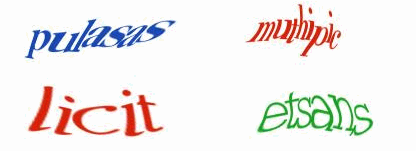
#> input picture 6a0120a85dcdae970b012877702a86970c-pi.png, 416 x 151 px
$ python test.py
#> lines starting #> are read from the running program, lines starting #| are printed output that depends on the picture; after the words box and inside, x2 and y2 are one past the last pixel; in counts of white or black regions, pixels touching at a corner belong together
import cv2
from pytesseract import image_to_string,pytesseract
import os

path = os.path.join(r'C:\Program Files\Tesseract-OCR','tesseract.exe')

pytesseract.tesseract_cmd = path

img = cv2.imread('6a0120a85dcdae970b012877702a86970c-pi.png')
#> img is the input picture: shape (151, 416, 3); mean B, G, R 235, 236.6, 240.1


gry = cv2.cvtColor(img, cv2.COLOR_BGR2GRAY)
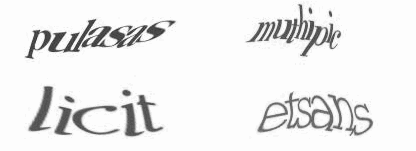
#> gry: shape (151, 416); min 50, max 253, mean 237.4
h, w = gry.shape[:2]
#> h = 151; w = 416
gry = cv2.resize(gry, (w*2, h*2))
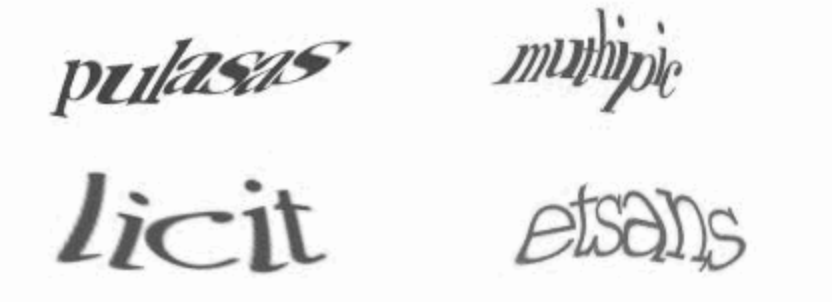
#> gry: shape (302, 832); min 56, max 253, mean 237.4
cls = cv2.morphologyEx(gry, cv2.MORPH_CLOSE, None)
thr = cv2.threshold(cls, 0, 255, cv2.THRESH_BINARY | cv2.THRESH_OTSU)[1]
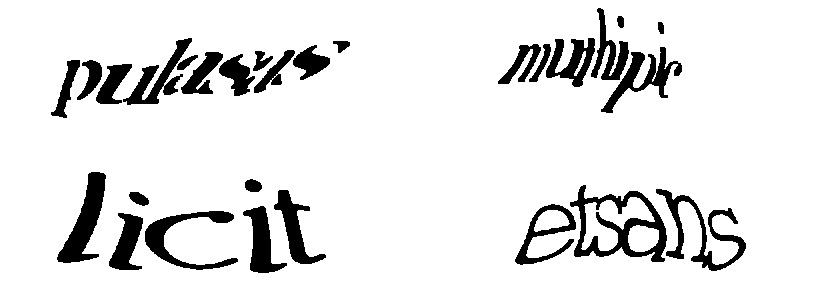
#> thr: shape (302, 832); 90.5% white; 28 black regions, largest, box (x1, y1, x2, y2) and area: (570, 185, 667, 262) 2480, (57, 172, 106, 263) 1909, (656, 189, 746, 271) 1766
#> (the run stopped early here; a loop or call above may not have finished)

$ run again, with textbasierte-captchas.png copied over 6a0120a85dcdae970b012877702a86970c-pi.png
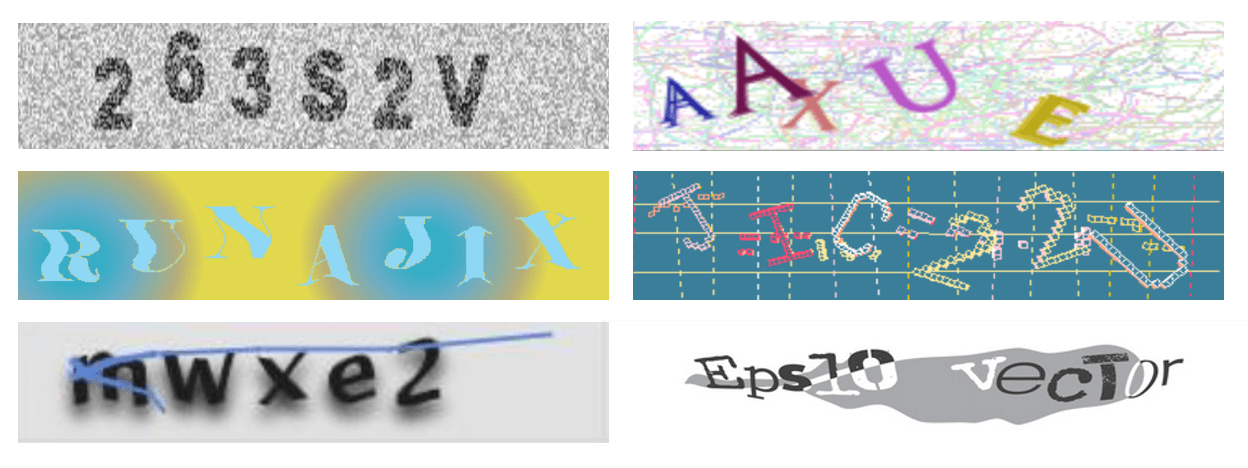
#> input picture textbasierte-captchas.png, 1248 x 468 px
#> img is the input picture: shape (468, 1248, 3); mean B, G, R 202.5, 205.5, 195
#> `gry = cv2.cvtColor(img, cv2.COLOR_BGR2GRAY)`:
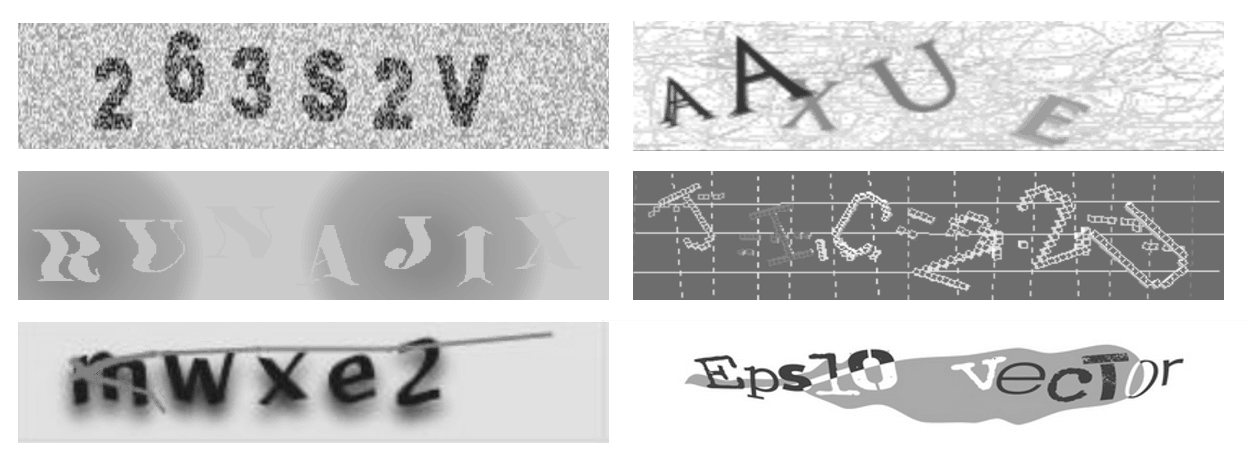
#> gry: shape (468, 1248); min 26, max 255, mean 202
#> `thr = cv2.threshold(cls, 0, 255, cv2.THRESH_BINARY | cv2.THRESH_OTSU)[1]`:
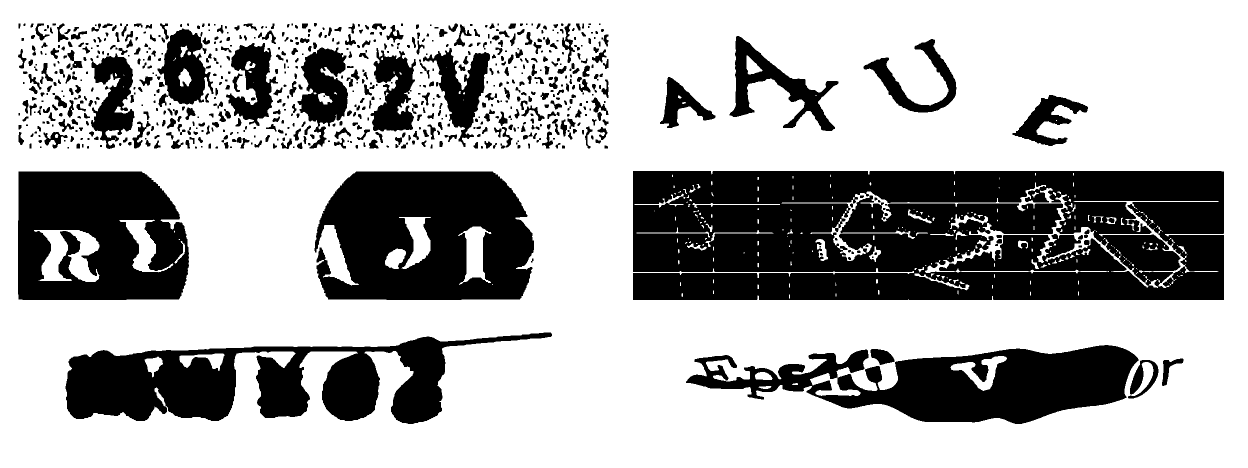
#> thr: shape (936, 2496) (shown at 1/2 size); 68.6% white; 738 black regions (173 under 20 px), largest, box (x1, y1, x2, y2) and area: (1266, 342, 2448, 600) 279186, (629, 343, 1068, 600) 89251, (131, 665, 1104, 848) 82695
